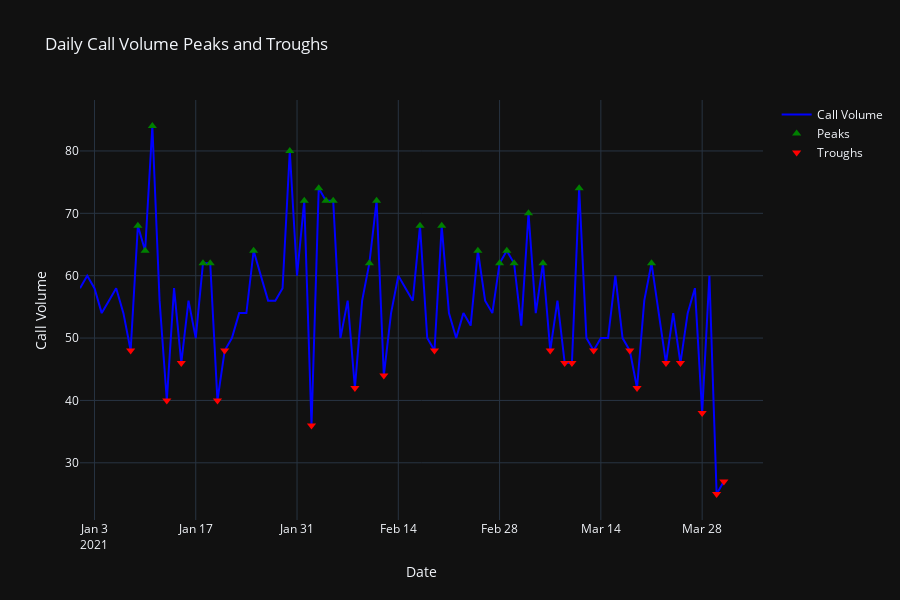

Source (notebook cell):
### Markdown cell above
#### Plotly Line Chart

For this interactive visual there was a bit more involved then the previous visuals so I'll be breaking down the code used. 

I first used .resample('D') which resamples the data into daily frequency, this is a method I've also used earlier in my notebook. Next, .count() is used to count the number or rowns for each day and I reset the index to turn the date index into a regular column.

In my daily_calls df I created two new columns calles "is_peak" and "is_trough" to highlight rows where the call volume exceeds the 75th percentile and is below the 25th percentile. This is done using .quantile() and the output in the rows is either true or false.

fig = go.Figure() uses Plotly's graph_objects to create a figure. 

.add_trace is used to add data plots to the figure. This is done three times in the code below. First to add the call volume line as well as highlighting the peaks and the troughs.

go.scatter is responsible for the type of visual we see. For example the first time it's used we have mode=line which creates the call volume line and the second time it's used mode=markers which is then defined in another line of code with a symbol.

When adding peaks and troughs setting x and y is slightly more difficult than doing so for the line chart. .loc is used to filter where is_peak/trough == True nas well as date / call_volume. marker=dict is used to set the color as green, font size as 8 and the symbol as a triangle. The markers reference below gives a list of all the different symbols that can be used.

The final part of the code is customizing the layout, setting the name of the title, xaxis, yaxis, etc. For 'template' there are several different themes you can choose from highlighted in another references below.

Refs:

.resample() - https://www.geeksforgeeks.org/python-pandas-dataframe-resample/

.quantile() - https://www.geeksforgeeks.org/pandas-dataframe-quantile/

line charts - https://plotly.com/python/line-charts/

trace/scatter/layout - https://plotly.com/python/creating-and-updating-figures/

markers - https://plotly.com/python/marker-style/

template/theme - https://plotly.com/python/templates/

### Code cell
import plotly.graph_objects as go

# Resample data by day to calculate daily call volumes
daily_calls = df.resample('D')['agent'].count().reset_index()
daily_calls.columns = ['date', 'call_volume']

# Identify peaks and troughs
daily_calls['is_peak'] = (daily_calls['call_volume'] > daily_calls['call_volume'].quantile(0.75))
daily_calls['is_trough'] = (daily_calls['call_volume'] < daily_calls['call_volume'].quantile(0.25))

# Create the line chart
fig = go.Figure()

# Add call volume line
fig.add_trace(go.Scatter(
    x=daily_calls['date'],
    y=daily_calls['call_volume'],
    mode='lines',
    name='Call Volume',
    line=dict(color='blue'),
))

# Highlight peaks
fig.add_trace(go.Scatter(
    x=daily_calls.loc[daily_calls['is_peak'], 'date'],
    y=daily_calls.loc[daily_calls['is_peak'], 'call_volume'],
    mode='markers',
    name='Peaks',
    marker=dict(color='green', size=8, symbol='triangle-up'),
))

# Highlight troughs
fig.add_trace(go.Scatter(
    x=daily_calls.loc[daily_calls['is_trough'], 'date'],
    y=daily_calls.loc[daily_calls['is_trough'], 'call_volume'],
    mode='markers',
    name='Troughs',
    marker=dict(color='red', size=8, symbol='triangle-down'),
))

# Customize the layout
fig.update_layout(
    title='Daily Call Volume Peaks and Troughs',
    xaxis_title='Date',
    yaxis_title='Call Volume',
    template='plotly_dark',
    width=900,
    height=600,
    showlegend=True,
)

# Display the chart
fig.show()

### Figure 1 — Plotly figure (JSON) as saved in the notebook; plotly's stock layout.template omitted (floating-point values rounded to 4 significant figures)
{"data": [{"line": {"color": "blue"}, "mode": "lines", "name": "Call Volume", "type": "scatter", "x": ["2021-01-01T00:00:00", "2021-01-02T00:00:00", "2021-01-03T00:00:00", "2021-01-04T00:00:00", "2021-01-05T00:00:00", "2021-01-06T00:00:00", "2021-01-07T00:00:00", "2021-01-08T00:00:00", "2021-01-09T00:00:00", "2021-01-10T00:00:00", "2021-01-11T00:00:00", "2021-01-12T00:00:00", "2021-01-13T00:00:00", "2021-01-14T00:00:00", "2021-01-15T00:00:00", "2021-01-16T00:00:00", "2021-01-17T00:00:00", "2021-01-18T00:00:00", "2021-01-19T00:00:00", "2021-01-20T00:00:00", "2021-01-21T00:00:00", "2021-01-22T00:00:00", "2021-01-23T00:00:00", "2021-01-24T00:00:00", "2021-01-25T00:00:00", "2021-01-26T00:00:00", "2021-01-27T00:00:00", "2021-01-28T00:00:00", "2021-01-29T00:00:00", "2021-01-30T00:00:00", "2021-01-31T00:00:00", "2021-02-01T00:00:00", "2021-02-02T00:00:00", "2021-02-03T00:00:00", "2021-02-04T00:00:00", "2021-02-05T00:00:00", "2021-02-06T00:00:00", "2021-02-07T00:00:00", "2021-02-08T00:00:00", "2021-02-09T00:00:00", "2021-02-10T00:00:00", "2021-02-11T00:00:00", "2021-02-12T00:00:00", "2021-02-13T00:00:00", "2021-02-14T00:00:00", "2021-02-15T00:00:00", "2021-02-16T00:00:00", "2021-02-17T00:00:00", "2021-02-18T00:00:00", "2021-02-19T00:00:00", "2021-02-20T00:00:00", "2021-02-21T00:00:00", "2021-02-22T00:00:00", "2021-02-23T00:00:00", "2021-02-24T00:00:00", "2021-02-25T00:00:00", "2021-02-26T00:00:00", "2021-02-27T00:00:00", "2021-02-28T00:00:00", "2021-03-01T00:00:00", "2021-03-02T00:00:00", "2021-03-03T00:00:00", "2021-03-04T00:00:00", "2021-03-05T00:00:00", "2021-03-06T00:00:00", "2021-03-07T00:00:00", "2021-03-08T00:00:00", "2021-03-09T00:00:00", "2021-03-10T00:00:00", "2021-03-11T00:00:00", "2021-03-12T00:00:00", "2021-03-13T00:00:00", "2021-03-14T00:00:00", "2021-03-15T00:00:00", "2021-03-16T00:00:00", "2021-03-17T00:00:00", "2021-03-18T00:00:00", "2021-03-19T00:00:00", "2021-03-20T00:00:00", "2021-03-21T00:00:00", "2021-03-22T00:00:00", "2021-03-23T00:00:00", "2021-03-24T00:00:00", "2021-03-25T00:00:00", "2021-03-26T00:00:00", "2021-03-27T00:00:00", "2021-03-28T00:00:00", "2021-03-29T00:00:00", "2021-03-30T00:00:00", "2021-03-31T00:00:00"], "y": [58, 60, 58, 54, 56, 58, 54, 48, 68, 64, 84, 56, 40, 58, 46, 56, 50, 62, 62, 40, 48, 50, 54, 54, 64, 60, 56, 56, 58, 80, 60, 72, 36, 74, 72, 72, 50, 56, 42, 56, 62, 72, 44, 54, 60, 58, 56, 68, 50, 48, 68, 54, 50, 54, 52, 64, 56, 54, 62, 64, 62, 52, 70, 54, 62, 48, 56, 46, 46, 74, 50, 48, 50, 50, 60, 50, 48, 42, 56, 62, 54, 46, 54, 46, 54, 58, 38, 60, 25, 27]}, {"marker": {"color": "green", "size": 8, "symbol": "triangle-up"}, "mode": "markers", "name": "Peaks", "type": "scatter", "x": ["2021-01-09T00:00:00", "2021-01-10T00:00:00", "2021-01-11T00:00:00", "2021-01-18T00:00:00", "2021-01-19T00:00:00", "2021-01-25T00:00:00", "2021-01-30T00:00:00", "2021-02-01T00:00:00", "2021-02-03T00:00:00", "2021-02-04T00:00:00", "2021-02-05T00:00:00", "2021-02-10T00:00:00", "2021-02-11T00:00:00", "2021-02-17T00:00:00", "2021-02-20T00:00:00", "2021-02-25T00:00:00", "2021-02-28T00:00:00", "2021-03-01T00:00:00", "2021-03-02T00:00:00", "2021-03-04T00:00:00", "2021-03-06T00:00:00", "2021-03-11T00:00:00", "2021-03-21T00:00:00"], "y": [68, 64, 84, 62, 62, 64, 80, 72, 74, 72, 72, 62, 72, 68, 68, 64, 62, 64, 62, 70, 62, 74, 62]}, {"marker": {"color": "red", "size": 8, "symbol": "triangle-down"}, "mode": "markers", "name": "Troughs", "type": "scatter", "x": ["2021-01-08T00:00:00", "2021-01-13T00:00:00", "2021-01-15T00:00:00", "2021-01-20T00:00:00", "2021-01-21T00:00:00", "2021-02-02T00:00:00", "2021-02-08T00:00:00", "2021-02-12T00:00:00", "2021-02-19T00:00:00", "2021-03-07T00:00:00", "2021-03-09T00:00:00", "2021-03-10T00:00:00", "2021-03-13T00:00:00", "2021-03-18T00:00:00", "2021-03-19T00:00:00", "2021-03-23T00:00:00", "2021-03-25T00:00:00", "2021-03-28T00:00:00", "2021-03-30T00:00:00", "2021-03-31T00:00:00"], "y": [48, 40, 46, 40, 48, 36, 42, 44, 48, 48, 46, 46, 48, 48, 42, 46, 46, 38, 25, 27]}], "layout": {"height": 600, "showlegend": true, "title": {"text": "Daily Call Volume Peaks and Troughs"}, "width": 900, "xaxis": {"title": {"text": "Date"}}, "yaxis": {"title": {"text": "Call Volume"}}}}
